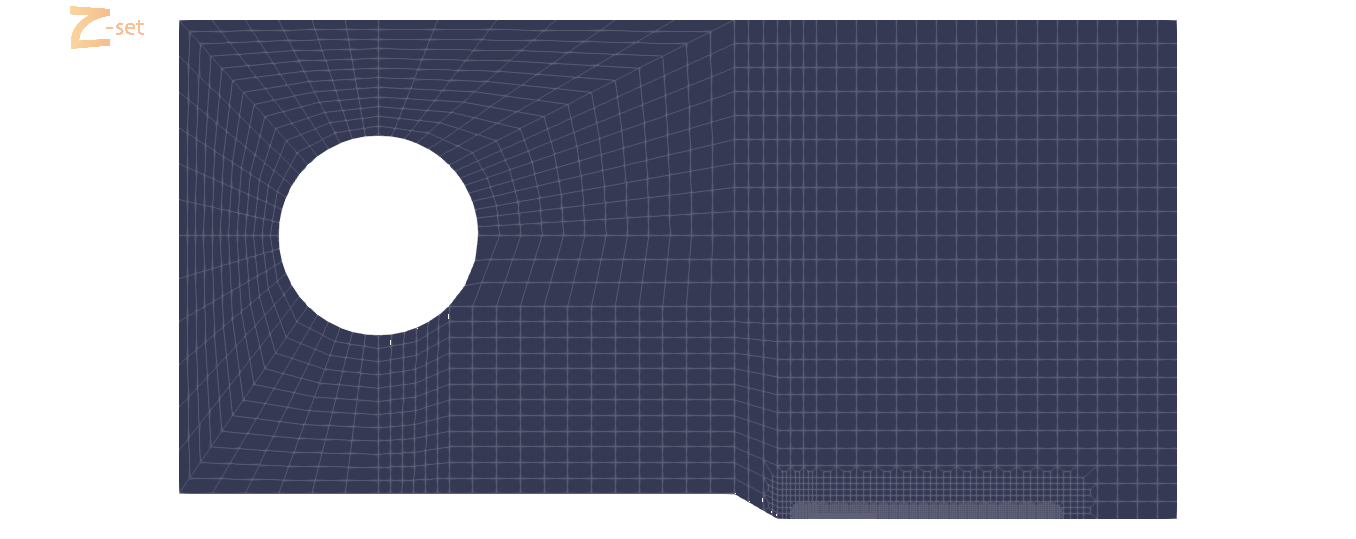
#> input picture Images/anim_CT/anim00.png, 1356 x 539 px; its folder holds 4 pictures in this run
$ python video.py
#> lines starting #> are read from the running program, lines starting #| are printed output that depends on the picture
import cv2
import os
import numpy as np
from PIL import Image

# Directory containing your PNG frames
image_folder = '.'

# Video output file
video_name = 'output.mp4'

# Collect the image file names
images = [img for img in os.listdir(image_folder) if img.endswith(".png")]
images.sort()  # Ensure frames are in order

# Get the dimensions of the first image
frame = Image.open(os.path.join(image_folder, images[0]))
#> frame is the input picture: PIL image 1356x539 RGBA; mean R, G, B, A 37.8, 39.5, 55.6, 158.2
width, height = frame.size
#> width = 1356; height = 539

# Define the codec and create a VideoWriter object
fourcc = cv2.VideoWriter_fourcc(*'mp4v')  # Specify the codec
fps = 5  # Frames per second
video = cv2.VideoWriter(video_name, fourcc, fps, (width, height))

for image in images:
    # Open the image using PIL
    frame = Image.open(os.path.join(image_folder, image))

    # Convert the PIL image to a NumPy array (compatible with OpenCV)
    frame = cv2.cvtColor(np.array(frame), cv2.COLOR_RGB2BGR)
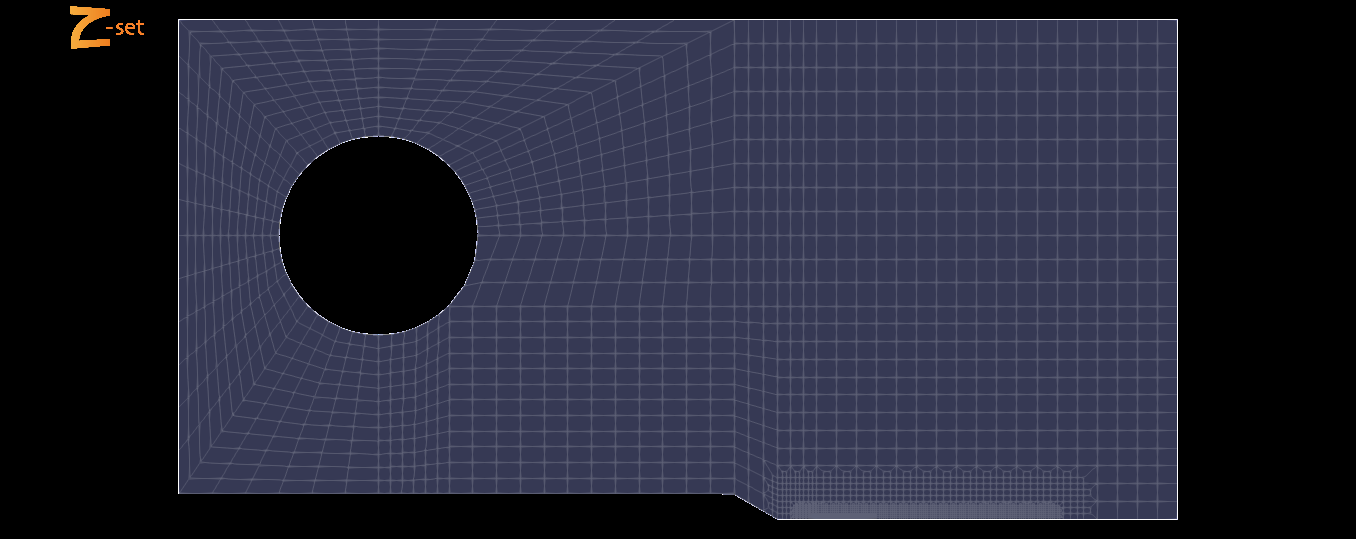
#> frame: shape (539, 1356, 3); mean B, G, R 55.6, 39.5, 37.8

    # Write the frame to the video
    video.write(frame)

# Release the video writer object
video.release()

print("Video has been created successfully.")
